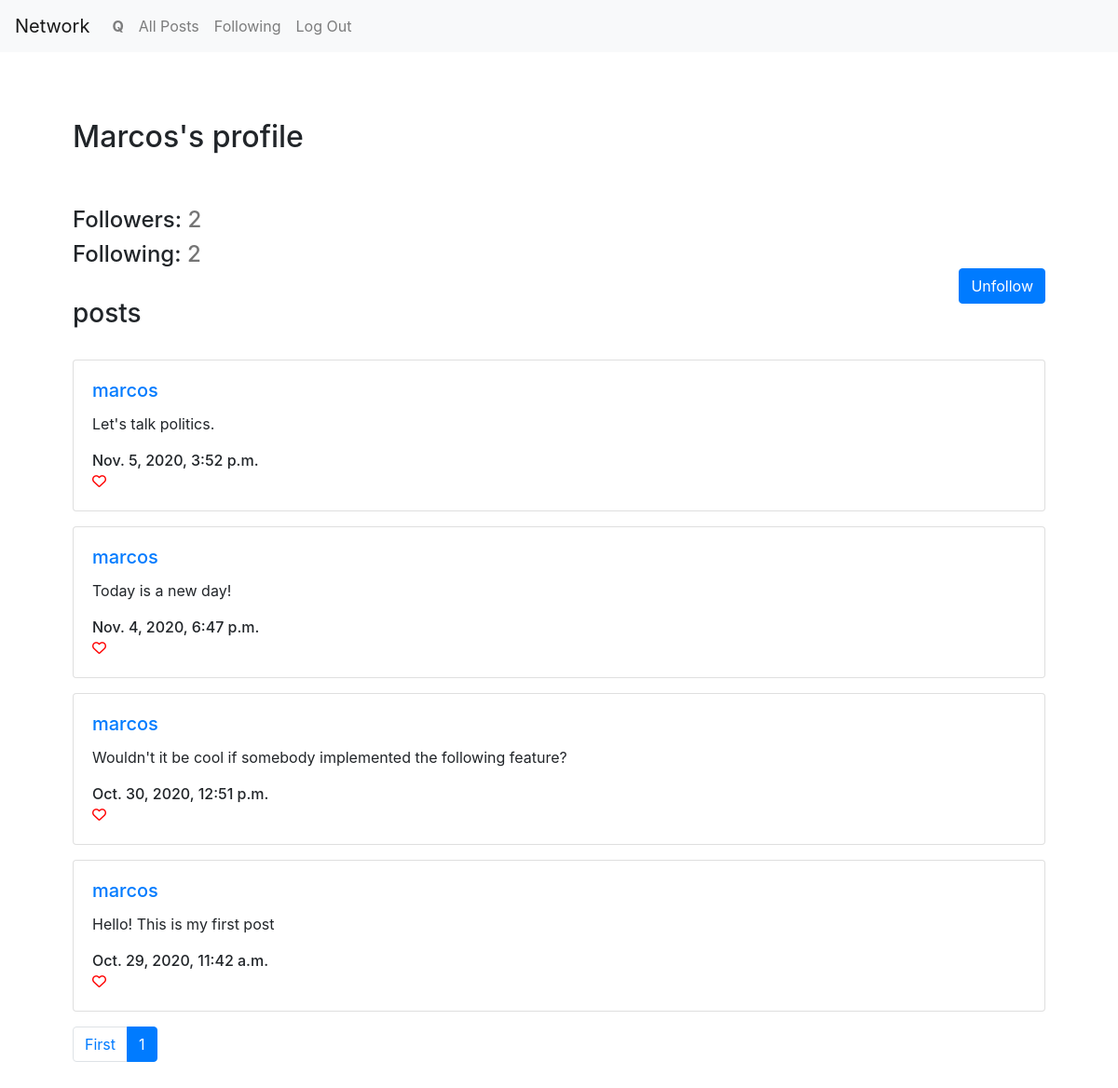
The app's page /user/1 (signed in) with its own data.
### network/models.py (models this page shows, shortened)
class User(AbstractUser):
    def follow(self, follow_user):
        try:
            Follow_user.objects.get(user=self, follow=unfollow_user)
        except:
            Follow_user.objects.create(user=self, follow=follow_user)

class Post(models.Model):
    user = models.ForeignKey(User, on_delete=models.CASCADE, related_name='post_user')
    content = models.CharField(max_length=600)
    date_created = models.DateTimeField(default=timezone.now)

### network/views.py (the view)
# urls.py: path("user/<int:id>", views.user_profile_view, name="user_profile"),
def user_profile_view(request, id):
    data = get_profile(request, id)
    data['posts'] = paginate(request, data['posts'], 10)
    if request.method == 'POST':
        if request.POST['follow']:
            request.user.follow(data['user'])
        else:
            request.user.unfollow(data['user'])
        data = get_profile(request, id)
        data['posts'] = paginate(request, data['posts'], 10)
        return render(request, 'network/user.html', data)
    else:
        return render(request, 'network/user.html', data)

### network/logic.py (called while the page is built)
def get_profile(request, id):
    target_user = User.objects.get(pk=id)
    target_followers = target_user.followers.count()
    target_following = target_user.following.count()
    posts = Post.objects.filter(user=target_user).order_by('-date_created')
    try:
        Follow_user.objects.get(user=request.user, follow=target_user)
        following_btn = False
    except:
        following_btn = True
    return {
        'followers' : target_followers,
        'following' : target_following,
        'posts' : posts,
        'username' : target_user.username.capitalize(),
        'user_name' : request.user.username.capitalize(),
        'self_profile' : request.user == target_user,
        'following_btn' : following_btn
    }

def paginate(request, data, amount):
    paginator = Paginator(data, amount)
    page_number = request.GET.get('page')
    page_obj = paginator.get_page(page_number)
    return page_obj

### network/templates/network/user.html (shortened to what this page needs)
{% extends "network/layout.html" %}
{% load static %}
{% block body %}
<br>
<div class="container p-5">
    <div id="animate">
        <h2 id="profile_txt">{{username}}'s profile</h2><br>
    </div><br>
    <h4>Followers: <span style="color: rgb(117, 117, 117);"> {{ followers }}</span></h4>
    <h4>
        Following: <span style="color: rgb(117, 117, 117);">{{ following }}</span>
        {% if user.is_authenticated and not self_profile %}
            <form action="{% url 'user_profile' id=user.id %}" method="POST">
                {% if following_btn %}
                    <input value="follow" name="follow" hidden>
                    <button class="btn btn-primary" id="follow_btn">Follow</button>
                {% else %}
                    <button class="btn btn-primary" id="follow_btn">Unfollow</button>
                {% endif %}
            </form>
        {% endif %}
    </h4><br>
    <h3>posts</h3><br>
        {% for post in posts %}
        <div class="card mb-3">
            <div class="card-body">
                <h5 class="card-title">
                    <a href="{% url 'user_profile' id=post.user.id %}" id="user">{{ post.user }}</a>
                </h5>
                <div class="card-text" id="post_content">{{ post.content }}</div><br>
                <h6 class="card-subtitle">{{ post.date_created }}</h6>
                {% if user.is_authenticated %}
                <i id="post_like" data-post_id="{{ post.id }}" class="far fa-heart icon-colour-r"></i>
                {% endif %}
            </div>
        </div>
        {% endfor %}
        <nav aria-label="...">
            <ul class="pagination">
                <li class="page-item">
                    <a class="page-link" href="?page=1" tabindex="-1" aria-disabled="true">First</a>
                </li>
                <li class="page-item active" aria-current="page">
                    <a class="page-link" href="?page={{ posts.number }}">{{ posts.number }} <span class="sr-only">(current)</span></a>
                </li>
                </ul>
          </nav>
</div>
{% endblock %}

### network/static/network/styles.css (style rules this page uses)
#animate { -webkit-animation-name: slide; animation-name: slide; -webkit-animation-duration: 1.2s; animation-duration: 1.2s; -webkit-animation-fill-mode: forwards; animation-fill-mode: forwards; }
#post_like { font-size: 15px; }
#profile_txt { -webkit-animation-name: grow_txt; animation-name: grow_txt; -webkit-animation-duration: 1.2s; animation-duration: 1.2s; -webkit-animation-fill-mode: forwards; animation-fill-mode: forwards; }
#follow_btn { float: right; }
.icon-colour-r { color: red; }

### records on screen
User: username "Marcos"
Post: user "marcos", content "Let's talk politics.", date_created "Nov. 5, 2020, 3:52 p.m."
Post: user "marcos", content "Today is a new day!", date_created "Nov. 4, 2020, 6:47 p.m."
Post: user "marcos", content "Wouldn't it be cool if somebody implemented the following feature?", date_created "Oct. 30, 2020, 12:51 p.m."
Post: user "marcos", content "Hello! This is my first post", date_created "Oct. 29, 2020, 11:42 a.m."

### other values on screen
{{ user_name }} "Q"
{{ followers }} "2"
{{ following }} "2"
{{ posts.number }} "1"
